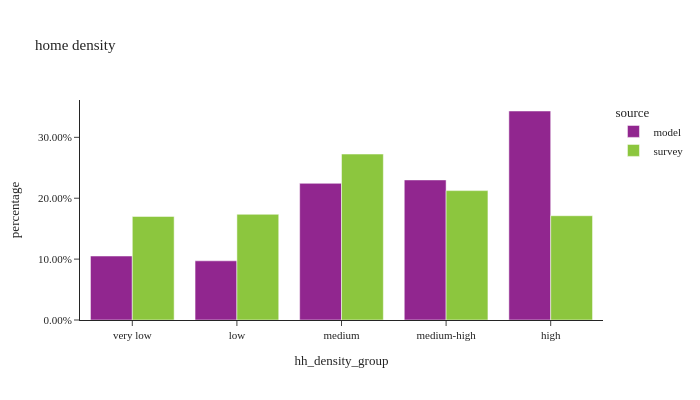

The code cell stored with this chart in its notebook:
### Code cell
plot_hh_stat(df_hh, 'hh_density_group', 'home density')

### Figure 1 — Plotly figure (JSON) as saved in the notebook; plotly's stock layout.template omitted (floating-point values rounded to 4 significant figures)
{"data": [{"alignmentgroup": "True", "customdata": [[261796], [261750], [523525], [523561], [523507]], "hovertemplate": "source=model<br>hh_density_group=%{x}<br>percentage=%{y}<br>sample count=%{customdata[0]}<extra></extra>", "legendgroup": "model", "marker": {"color": "#91268F", "pattern": {"shape": ""}}, "name": "model", "offsetgroup": "model", "orientation": "v", "showlegend": true, "textposition": "auto", "type": "bar", "x": ["very low", "low", "medium", "medium-high", "high"], "xaxis": "x", "y": [0.1051, 0.09719, 0.2245, 0.23, 0.3432], "yaxis": "y"}, {"alignmentgroup": "True", "customdata": [[597], [543], [1052], [793], [781]], "hovertemplate": "source=survey<br>hh_density_group=%{x}<br>percentage=%{y}<br>sample count=%{customdata[0]}<extra></extra>", "legendgroup": "survey", "marker": {"color": "#8CC63E", "pattern": {"shape": ""}}, "name": "survey", "offsetgroup": "survey", "orientation": "v", "showlegend": true, "textposition": "auto", "type": "bar", "x": ["very low", "low", "medium", "medium-high", "high"], "xaxis": "x", "y": [0.1701, 0.1736, 0.2725, 0.2125, 0.1713], "yaxis": "y"}], "layout": {"barmode": "group", "font": {"size": 11}, "height": 400, "legend": {"title": {"text": "source"}, "tracegroupgap": 0}, "title": {"text": "home density"}, "width": 700, "xaxis": {"anchor": "y", "domain": [0.0, 1.0], "title": {"text": "hh_density_group"}}, "yaxis": {"anchor": "x", "domain": [0.0, 1.0], "tickformat": ".2%", "title": {"text": "percentage"}}}}
